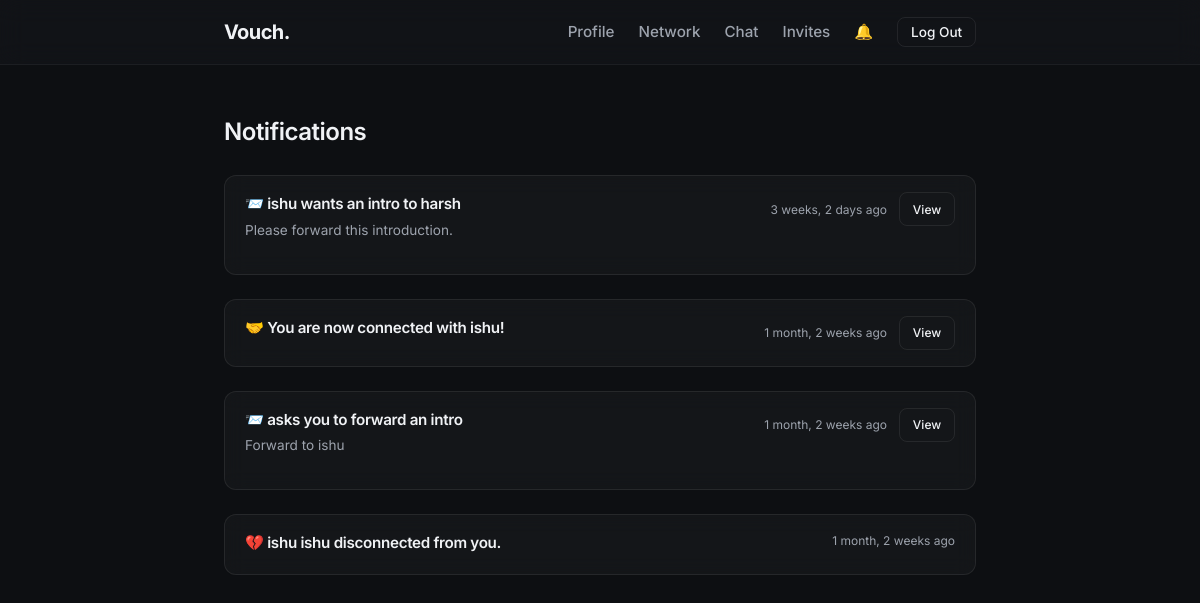
The app's page /notifications/ (signed in) with its own data.
### vouch/models.py (models this page shows, shortened)
class Notification(models.Model):
    NOTIF_TYPES = [
        ('intro_forward', 'Intro Forward Request'),
        ('intro_accepted', 'Intro Accepted'),
        ('intro_rejected', 'Intro Rejected'),
        ('connection_new', 'New Connection'),
        ('connection_removed', 'Connection Removed'),
        ('temp_chat_request', 'Temp Chat Request'),
        ('temp_chat_active', 'Temp Chat Activated'),
        ('message', 'New Message'),
    ]
    user = models.ForeignKey(User, on_delete=models.CASCADE, related_name='notifications')
    notif_type = models.CharField(max_length=30, choices=NOTIF_TYPES)
    title = models.CharField(max_length=200)
    body = models.TextField(max_length=500, blank=True)
    link = models.CharField(max_length=300, blank=True)
    is_read = models.BooleanField(default=False)
    created_at = models.DateTimeField(auto_now_add=True)
    class Meta:
        ordering = ['-created_at']

### vouch/views.py (the view)
# urls.py: path('notifications/', views.notifications_view, name='notifications'),
@login_required
def notifications_view(request):
    notifs = Notification.objects.filter(user=request.user)[:50]
    Notification.objects.filter(user=request.user, is_read=False).update(is_read=True)
    return render(request, 'notifications.html', {'notifs': notifs})

### vouch/context_processors.py (called while the page is built)
def notification_count(request):
    if request.user.is_authenticated:
        count = Notification.objects.filter(user=request.user, is_read=False).count()
        return {'unread_notif_count': count}
    return {'unread_notif_count': 0}

### vouch/templates/notifications.html
{% extends 'base.html' %}
{% block content %}
<h2 style="margin-bottom: 1.5rem;">Notifications</h2>
<div class="user-list">
    {% for notif in notifs %}
    <div class="glass-panel" style="margin-bottom: 0.5rem; padding: 1rem 1.25rem; {% if not notif.is_read %}border-left: 3px solid var(--accent-color);{% endif %}">
        <div style="display: flex; justify-content: space-between; align-items: flex-start;">
            <div>
                <h4 style="font-size: 0.95rem; margin-bottom: 0.2rem;">
                    {% if notif.notif_type == 'intro_forward' %}📨
                    {% elif notif.notif_type == 'intro_accepted' %}✅
                    {% elif notif.notif_type == 'intro_rejected' %}❌
                    {% elif notif.notif_type == 'connection_new' %}🤝
                    {% elif notif.notif_type == 'connection_removed' %}💔
                    {% elif notif.notif_type == 'temp_chat_request' %}💬
                    {% elif notif.notif_type == 'temp_chat_active' %}🟢
                    {% elif notif.notif_type == 'message' %}✉️
                    {% endif %}
                    {{ notif.title }}
                </h4>
                {% if notif.body %}
                <p style="font-size: 0.85rem; color: var(--text-secondary); margin-top: 0.2rem;">{{ notif.body|truncatechars:100 }}</p>
                {% endif %}
            </div>
            <div style="display: flex; align-items: center; gap: 0.75rem; flex-shrink: 0;">
                <span style="font-size: 0.75rem; color: var(--text-secondary); white-space: nowrap;">{{ notif.created_at|timesince }} ago</span>
                {% if notif.link %}
                <a href="{{ notif.link }}" class="btn btn-outline btn-sm" style="font-size: 0.75rem;">View</a>
                {% endif %}
            </div>
        </div>
    </div>
    {% empty %}
    <div class="glass-panel" style="text-align: center; padding: 3rem;">
        <p style="margin: 0; color: var(--text-secondary);">No notifications yet.</p>
    </div>
    {% endfor %}
</div>
{% endblock %}

### vouch/static/css/style.css (style rules this page uses)
:root { --bg-color: #0d0f12; --text-primary: #f0f2f5; --text-secondary: #9da3ad; --accent-color: #4361ee; --accent-hover: #3a56d4; --border-color: rgba(255, 255, 255, 0.08); --card-bg: rgba(255, 255, 255, 0.03); --glass-bg: rgba(20, 23, 28, 0.6); --glass-border: rgba(255, 255, 255, 0.05); }
* { margin: 0; padding: 0; box-sizing: border-box; }
body { font-family: 'Inter', -apple-system, BlinkMacSystemFont, sans-serif; background-color: var(--bg-color); color: var(--text-primary); line-height: 1.6; min-height: 100vh; display: flex; flex-direction: column; }
h1, h2, h3, h4, h5, h6 { font-weight: 600; letter-spacing: -0.02em; margin-bottom: 0.5rem; }
p { color: var(--text-secondary); margin-bottom: 1rem; }
a { color: var(--accent-color); text-decoration: none; transition: color 0.2s ease; }
.glass-panel { background: var(--card-bg); border: 1px solid var(--border-color); border-radius: 12px; padding: 2rem; margin-bottom: 1.5rem; backdrop-filter: blur(10px); -webkit-backdrop-filter: blur(10px); transition: transform 0.3s ease, box-shadow 0.3s ease; }
.btn { display: inline-flex; align-items: center; justify-content: center; padding: 0.6rem 1.25rem; border-radius: 8px; font-weight: 500; font-size: 0.95rem; cursor: pointer; transition: all 0.2s ease; border: none; font-family: inherit; }
.btn-outline { background: transparent; border: 1px solid var(--border-color); color: var(--text-primary); }
.btn-sm { padding: 0.4rem 0.8rem; font-size: 0.85rem; }
.user-list { display: grid; gap: 1rem; }

### records on screen
Notification: title "ishu wants an intro to harsh", body "Please forward this introduction.", created_at "3 weeks, 2 days"
Notification: title "You are now connected with ishu!", created_at "1 month, 2 weeks"
Notification: title "asks you to forward an intro", body "Forward to ishu", created_at "1 month, 2 weeks"
Notification: title "ishu ishu disconnected from you.", created_at "1 month, 2 weeks"
